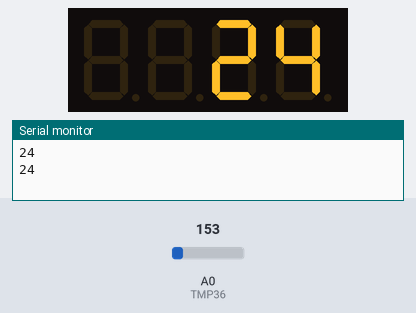
Simulated run of this sketch. Board: Arduino Uno, built with avr-gcc and run on an emulated ATmega328P. Shown: 4-digit seven-segment display, the last lines printed to the serial monitor. The inputs (shaded band) are chosen by the test bench; at power-on: A0 (TMP36) = 153.

Above: at 1.2 s.
1.3 s: A0 (TMP36) set to 165
At 1.9 s:
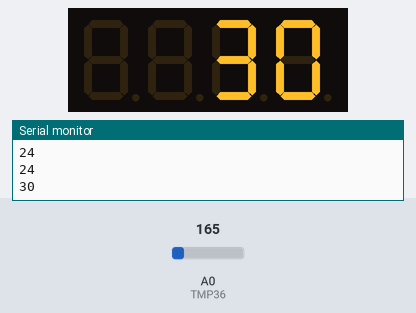
2.8 s: A0 (TMP36) set to 175
At 4.0 s:
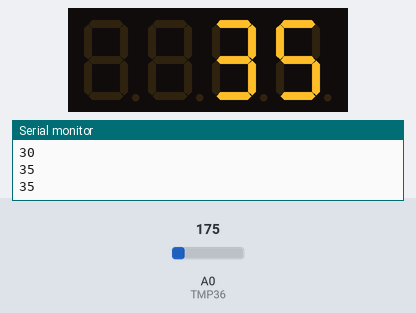
4.3 s: A0 (TMP36) set to 191
At 5.3 s:
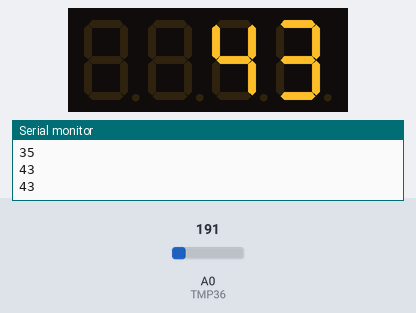
Timing chart, 0 to 7.3 s (numbered marks = the images above; inputs shaded):
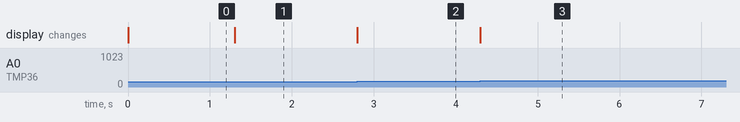

The sketch:

Termometer.ino
```cpp
#include "SevSeg.h"
SevSeg sevseg;  // sieben Segment Objekt initialisieren

// Temperatur Sensor
int TMP36 = A0;  // Temperatur Sensor ist am Analogen Pin A0
int sensorwert;
int temperatur = 0;  // Temperaturwert
int t = 500; //abstand zwischen Zeitlichen Messungen
unsigned long zeit;  // Zeit Variable


void setup(){
  zeit = millis();
  Serial.begin(9600);
  byte numDigits = 4;  // Anzahl der Ziffern
  byte digitPins[] = {2, 3, 4, 5}; // Die Pins zu den Ziffern werden festgelegt
  byte segmentPins[] = {6, 7, 8, 9, 10, 11, 12, 13};  // Pins zu den Segmenten
  sevseg.begin(COMMON_CATHODE, numDigits, digitPins, segmentPins);

}

void loop(){
  sensorwert = analogRead(TMP36);  // Auslesen des Sensorswerts
  temperatur = map(sensorwert, 0, 410, -50, 150);  // Umwandeln des Sensorswertes
  if((millis() - zeit) > t){
    zeit = millis();
    Serial.println(temperatur);
  }
  sevseg.setNumber(temperatur);  // Gewünschte Zahl eintragen
  sevseg.refreshDisplay();  // Nummer auf dem Display anzeigen
  sevseg.setBrightness(90); // Helligkeit des Displays in %

}
```

Measured:
- after the input at 1.3 s, the display: changes at once (image 1)
- after the input at 2.8 s, the display: changes at once (image 2)
- after the input at 4.3 s, the display: changes at once (image 3)
